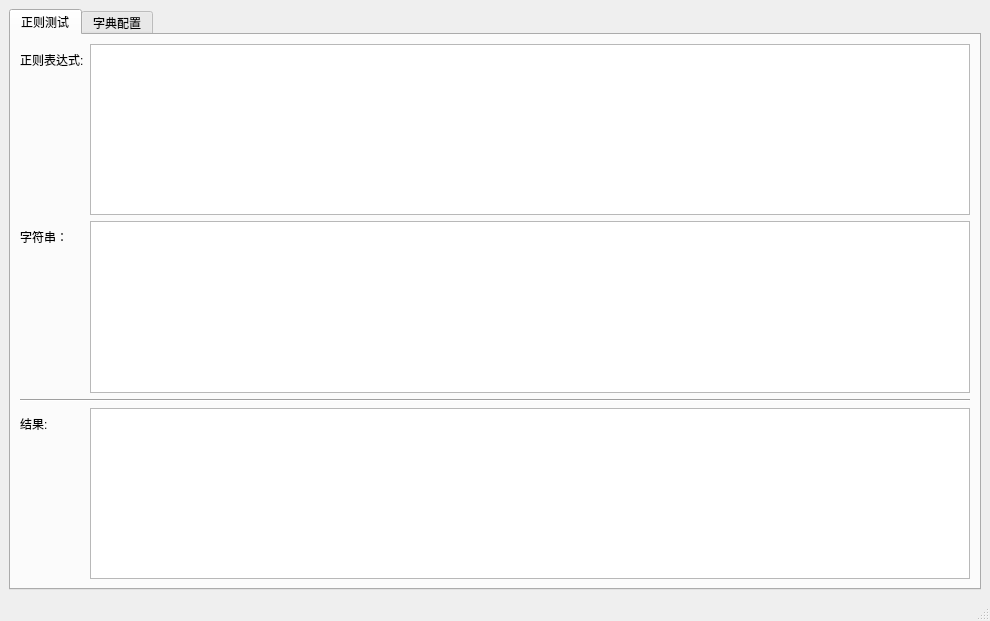
<?xml version="1.0" encoding="UTF-8"?>
<ui version="4.0">
 <class>RegexUtil</class>
 <widget class="QMainWindow" name="RegexUtil">
  <property name="geometry">
   <rect>
    <x>0</x>
    <y>0</y>
    <width>990</width>
    <height>621</height>
   </rect>
  </property>
  <property name="windowTitle">
   <string>MainWindow</string>
  </property>
  <widget class="QWidget" name="centralwidget">
   <layout class="QFormLayout" name="formLayout">
    <item row="0" column="0" colspan="2">
     <widget class="QTabWidget" name="tabWidget">
      <property name="currentIndex">
       <number>0</number>
      </property>
      <widget class="QWidget" name="tab">
       <attribute name="title">
        <string>正则测试</string>
       </attribute>
       <layout class="QFormLayout" name="formLayout_2">
        <item row="0" column="0">
         <widget class="QLabel" name="regular_lable">
          <property name="text">
           <string>正则表达式:</string>
          </property>
         </widget>
        </item>
        <item row="0" column="1">
         <widget class="QTextEdit" name="regular_input"/>
        </item>
        <item row="1" column="0">
         <widget class="QLabel" name="str_lable">
          <property name="text">
           <string>字符串：</string>
          </property>
         </widget>
        </item>
        <item row="1" column="1">
         <widget class="QTextEdit" name="str_input"/>
        </item>
        <item row="2" column="0" colspan="2">
         <widget class="Line" name="line">
          <property name="orientation">
           <enum>Qt::Horizontal</enum>
          </property>
         </widget>
        </item>
        <item row="3" column="0">
         <widget class="QLabel" name="result_lable">
          <property name="text">
           <string>结果:</string>
          </property>
         </widget>
        </item>
        <item row="3" column="1">
         <widget class="QTextBrowser" name="result_output"/>
        </item>
       </layout>
      </widget>
      <widget class="QWidget" name="tab_2">
       <attribute name="title">
        <string>字典配置</string>
       </attribute>
       <layout class="QFormLayout" name="formLayout_3">
        <item row="0" column="0" colspan="2">
         <widget class="QTextEdit" name="dic_input"/>
        </item>
       </layout>
      </widget>
     </widget>
    </item>
   </layout>
  </widget>
  <widget class="QMenuBar" name="menubar">
   <property name="geometry">
    <rect>
     <x>0</x>
     <y>0</y>
     <width>990</width>
     <height>26</height>
    </rect>
   </property>
  </widget>
  <widget class="QStatusBar" name="statusbar"/>
 </widget>
 <resources/>
 <connections>
  <connection>
   <sender>regular_input</sender>
   <signal>textChanged()</signal>
   <receiver>RegexUtil</receiver>
   <slot>regexTest()</slot>
   <hints>
    <hint type="sourcelabel">
     <x>537</x>
     <y>125</y>
    </hint>
    <hint type="destinationlabel">
     <x>494</x>
     <y>310</y>
    </hint>
   </hints>
  </connection>
  <connection>
   <sender>str_input</sender>
   <signal>textChanged()</signal>
   <receiver>RegexUtil</receiver>
   <slot>regexTest()</slot>
   <hints>
    <hint type="sourcelabel">
     <x>537</x>
     <y>255</y>
    </hint>
    <hint type="destinationlabel">
     <x>494</x>
     <y>310</y>
    </hint>
   </hints>
  </connection>
 </connections>
 <slots>
  <slot>regexTest()</slot>
 </slots>
</ui>
